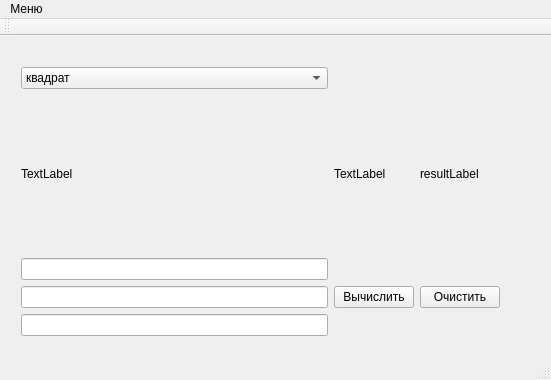
<?xml version="1.0" encoding="UTF-8"?>
<ui version="4.0">
 <class>MainWindow</class>
 <widget class="QMainWindow" name="MainWindow">
  <property name="geometry">
   <rect>
    <x>0</x>
    <y>0</y>
    <width>551</width>
    <height>380</height>
   </rect>
  </property>
  <property name="windowTitle">
   <string>MainWindow</string>
  </property>
  <widget class="QWidget" name="centralWidget">
   <widget class="QWidget" name="gridLayoutWidget">
    <property name="geometry">
     <rect>
      <x>10</x>
      <y>20</y>
      <width>501</width>
      <height>291</height>
     </rect>
    </property>
    <layout class="QGridLayout" name="gridLayout">
     <item row="1" column="0">
      <widget class="QLabel" name="imageLabel">
       <property name="enabled">
        <bool>true</bool>
       </property>
       <property name="text">
        <string>TextLabel</string>
       </property>
      </widget>
     </item>
     <item row="1" column="2">
      <widget class="QLabel" name="resultLabel">
       <property name="text">
        <string>resultLabel</string>
       </property>
      </widget>
     </item>
     <item row="3" column="0">
      <widget class="QLineEdit" name="lineEdit_2"/>
     </item>
     <item row="3" column="1">
      <widget class="QPushButton" name="pushButton">
       <property name="text">
        <string>Вычислить</string>
       </property>
      </widget>
     </item>
     <item row="2" column="0">
      <widget class="QLineEdit" name="lineEdit"/>
     </item>
     <item row="1" column="1">
      <widget class="QLabel" name="formulaLable">
       <property name="text">
        <string>TextLabel</string>
       </property>
      </widget>
     </item>
     <item row="4" column="0">
      <widget class="QLineEdit" name="lineEdit_3"/>
     </item>
     <item row="0" column="0">
      <widget class="QComboBox" name="figureComboBox">
       <item>
        <property name="text">
         <string>квадрат</string>
        </property>
       </item>
       <item>
        <property name="text">
         <string>прямоугольник</string>
        </property>
       </item>
       <item>
        <property name="text">
         <string>параллелограмм</string>
        </property>
       </item>
       <item>
        <property name="text">
         <string>ромб</string>
        </property>
       </item>
       <item>
        <property name="text">
         <string>треугольник</string>
        </property>
       </item>
       <item>
        <property name="text">
         <string>трапеция</string>
        </property>
       </item>
       <item>
        <property name="text">
         <string>круг</string>
        </property>
       </item>
       <item>
        <property name="text">
         <string>сектор</string>
        </property>
       </item>
      </widget>
     </item>
     <item row="3" column="2">
      <widget class="QPushButton" name="pushButton_2">
       <property name="text">
        <string>Очистить</string>
       </property>
      </widget>
     </item>
    </layout>
   </widget>
  </widget>
  <widget class="QMenuBar" name="menuBar">
   <property name="geometry">
    <rect>
     <x>0</x>
     <y>0</y>
     <width>551</width>
     <height>26</height>
    </rect>
   </property>
   <widget class="QMenu" name="menu">
    <property name="title">
     <string>Меню</string>
    </property>
    <addaction name="actionAuthors"/>
    <addaction name="actionClear"/>
    <addaction name="actionExit"/>
   </widget>
   <addaction name="menu"/>
  </widget>
  <widget class="QToolBar" name="mainToolBar">
   <attribute name="toolBarArea">
    <enum>TopToolBarArea</enum>
   </attribute>
   <attribute name="toolBarBreak">
    <bool>false</bool>
   </attribute>
  </widget>
  <widget class="QStatusBar" name="statusBar"/>
  <action name="actionAuthors">
   <property name="checkable">
    <bool>false</bool>
   </property>
   <property name="text">
    <string>Авторы</string>
   </property>
   <property name="visible">
    <bool>true</bool>
   </property>
  </action>
  <action name="actionClear">
   <property name="text">
    <string>Очистить</string>
   </property>
  </action>
  <action name="actionExit">
   <property name="text">
    <string>Выход</string>
   </property>
  </action>
  <action name="action">
   <property name="text">
    <string>опция</string>
   </property>
  </action>
 </widget>
 <layoutdefault spacing="6" margin="11"/>
 <resources/>
 <connections/>
</ui>
